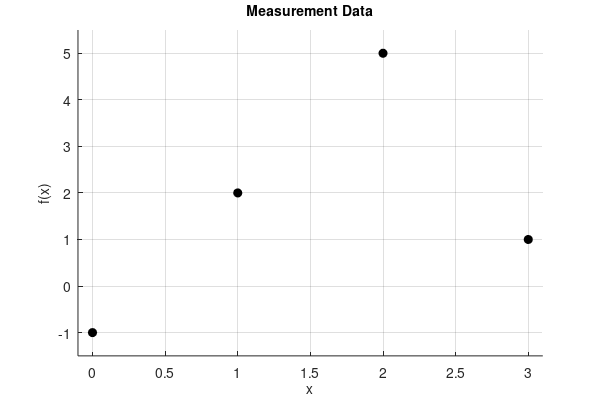
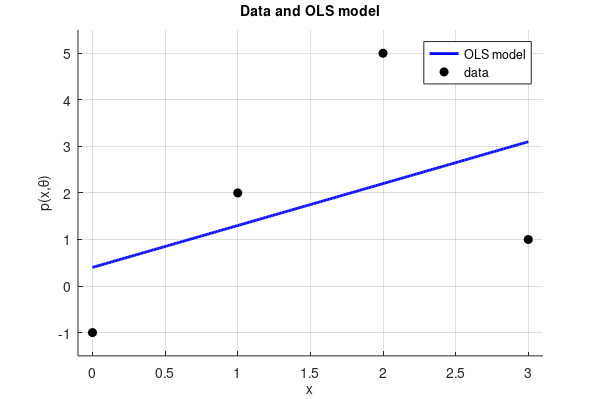

Recreate these plots in MATLAB, in order.

%%%%%%%%%%%%%%%%%%%%%%%%%%%%%%%%%%%%%%%%%%%%%%%%%%%%%%%%%%%%%%%%%%%%%%%%%%%
% Demonstration of least squares estimators
%
%   Author: C.C. de Visser, Delft University of Technology, 2013
%   email: c.c.devisser@tudelft.nl
%   Version: 1.0
%%%%%%%%%%%%%%%%%%%%%%%%%%%%%%%%%%%%%%%%%%%%%%%%%%%%%%%%%%%%%%%%%%%%%%%%%%%
close all;

%%%%%%%%%%%%%%%%%%%%%%%%%%%%%%%%%%%%%%%%%%%%%%%%%%%%%%%%%%%%%%%%%%%%%%%%%%%
% Set simulation parameters
%%%%%%%%%%%%%%%%%%%%%%%%%%%%%%%%%%%%%%%%%%%%%%%%%%%%%%%%%%%%%%%%%%%%%%%%%%%


printfigs = 0;
figpath = '';

%%%%%%%%%%%%%%%%%%%%%%%%%%%%%%%%%%%%%%%%%%%%%%%%%%%%%%%%%%%%%%%%%%%%%%%%%%%
% Set measurement data
%%%%%%%%%%%%%%%%%%%%%%%%%%%%%%%%%%%%%%%%%%%%%%%%%%%%%%%%%%%%%%%%%%%%%%%%%%%

% measurement vector
Y = [-1 2 5 1]';
% state vector
x = [0 1 2 3]';

xval = (0:.01:3)';

%%%%%%%%%%%%%%%%%%%%%%%%%%%%%%%%%%%%%%%%%%%%%%%%%%%%%%%%%%%%%%%%%%%%%%%%%%%
% Create linear regression model
%%%%%%%%%%%%%%%%%%%%%%%%%%%%%%%%%%%%%%%%%%%%%%%%%%%%%%%%%%%%%%%%%%%%%%%%%%%
% create regression matrix X such that p(x,theta) = X * theta

X = [ones(size(x)) x]; % linear polynomial model: p(x,theta) = theta_0 + theta_1*x + theta_2*x^2
Xval = [ones(size(xval)) xval];

% X = [ones(size(x)) x x.^2]; % quadratic polynomial model: p(x,theta) = theta_0 + theta_1*x + theta_2*x^2
% Xval = [ones(size(xval)) xval xval.^2];


%%%%%%%%%%%%%%%%%%%%%%%%%%%%%%%%%%%%%%%%%%%%%%%%%%%%%%%%%%%%%%%%%%%%%%%%%%%
% Do ordinary least squares estimation
%%%%%%%%%%%%%%%%%%%%%%%%%%%%%%%%%%%%%%%%%%%%%%%%%%%%%%%%%%%%%%%%%%%%%%%%%%%

COV = inv(X'*X);
chat = COV * X' * Y;

Yval = Xval * chat;

%%%%%%%%%%%%%%%%%%%%%%%%%%%%%%%%%%%%%%%%%%%%%%%%%%%%%%%%%%%%%%%%%%%%%%%%%%%%%%%%%%%%%%%
% Plotting
%%%%%%%%%%%%%%%%%%%%%%%%%%%%%%%%%%%%%%%%%%%%%%%%%%%%%%%%%%%%%%%%%%%%%%%%%%%%%%%%%%%%%%%
%%
close all;

plotID = 1000;
figure(plotID);
set(plotID, 'Position', [50 200 600 400], 'defaultaxesfontsize', 10, 'defaulttextfontsize', 10, 'PaperPositionMode', 'auto');
hold on;
grid on;
plot(x, Y, 'o', 'markerfacecolor', 'k', 'markeredgecolor', 'k', 'markersize', 6);
axis([-.1 3.1 -1.5 5.5]);
xlabel('x');
ylabel('f(x)');
title('Measurement Data');
if (printfigs == 1)
    fpath = sprintf('fig_demoOLSdata');
    savefname = strcat(figpath, fpath);
    print(plotID, '-dpng', '-r300', savefname);
end

%%
plotID = 1001;
figure(plotID);
set(plotID, 'Position', [50 600 600 400], 'defaultaxesfontsize', 10, 'defaulttextfontsize', 10, 'PaperPositionMode', 'auto');
hold on;
grid on;
plot(xval, Yval, 'b', 'linewidth', 2);
plot(x, Y, 'o', 'markerfacecolor', 'k', 'markeredgecolor', 'k', 'markersize', 6);
axis([-.1 3.1 -1.5 5.5]);
xlabel('x');
ylabel('p(x,\theta)');
title('Data and OLS model');
legend('OLS model', 'data', 'Location', 'northeast');
if (printfigs == 1)
    fpath = sprintf('fig_demoOLS');
    savefname = strcat(figpath, fpath);
    print(plotID, '-dpng', '-r300', savefname);
end





